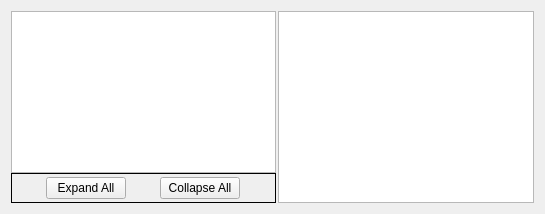
          <widget class="QWidget" name="traceAnalysisTab">
           <property name="sizePolicy">
            <sizepolicy hsizetype="Expanding" vsizetype="Expanding">
             <horstretch>0</horstretch>
             <verstretch>0</verstretch>
            </sizepolicy>
           </property>
           <attribute name="title">
            <string>Trace Analysis</string>
           </attribute>
           <attribute name="toolTip">
            <string>Information about collected traces</string>
           </attribute>
           <layout class="QGridLayout" name="gridLayout_5">
            <property name="horizontalSpacing">
             <number>2</number>
            </property>
            <item row="0" column="0">
             <layout class="QVBoxLayout" name="analysisSplitterLeft">
              <property name="spacing">
               <number>0</number>
              </property>
              <property name="leftMargin">
               <number>0</number>
              </property>
              <item>
               <widget class="analysisSelectablesTree" name="traceAnalysisTree">
                <property name="sizePolicy">
                 <sizepolicy hsizetype="Preferred" vsizetype="Expanding">
                  <horstretch>0</horstretch>
                  <verstretch>0</verstretch>
                 </sizepolicy>
                </property>
                <property name="minimumSize">
                 <size>
                  <width>265</width>
                  <height>0</height>
                 </size>
                </property>
                <property name="maximumSize">
                 <size>
                  <width>265</width>
                  <height>16777215</height>
                 </size>
                </property>
                <property name="baseSize">
                 <size>
                  <width>0</width>
                  <height>0</height>
                 </size>
                </property>
                <property name="sizeAdjustPolicy">
                 <enum>QAbstractScrollArea::AdjustToContents</enum>
                </property>
                <property name="editTriggers">
                 <set>QAbstractItemView::NoEditTriggers</set>
                </property>
                <property name="indentation">
                 <number>26</number>
                </property>
                <property name="columnCount">
                 <number>1</number>
                </property>
                <attribute name="headerVisible">
                 <bool>false</bool>
                </attribute>
                <attribute name="headerDefaultSectionSize">
                 <number>512</number>
                </attribute>
                <attribute name="headerMinimumSectionSize">
                 <number>256</number>
                </attribute>
                <column>
                 <property name="text">
                  <string notr="true">1</string>
                 </property>
                </column>
               </widget>
              </item>
              <item>
               <widget class="QFrame" name="horizontalFrame">
                <property name="sizePolicy">
                 <sizepolicy hsizetype="Fixed" vsizetype="Fixed">
                  <horstretch>0</horstretch>
                  <verstretch>0</verstretch>
                 </sizepolicy>
                </property>
                <property name="minimumSize">
                 <size>
                  <width>265</width>
                  <height>30</height>
                 </size>
                </property>
                <property name="maximumSize">
                 <size>
                  <width>16777215</width>
                  <height>30</height>
                 </size>
                </property>
                <property name="frameShape">
                 <enum>QFrame::Box</enum>
                </property>
                <layout class="QHBoxLayout" name="treeBtnsLayout">
                 <property name="spacing">
                  <number>0</number>
                 </property>
                 <property name="leftMargin">
                  <number>0</number>
                 </property>
                 <property name="topMargin">
                  <number>0</number>
                 </property>
                 <property name="rightMargin">
                  <number>0</number>
                 </property>
                 <property name="bottomMargin">
                  <number>0</number>
                 </property>
                 <item>
                  <widget class="QPushButton" name="expandAll">
                   <property name="sizePolicy">
                    <sizepolicy hsizetype="Fixed" vsizetype="Fixed">
                     <horstretch>0</horstretch>
                     <verstretch>0</verstretch>
                    </sizepolicy>
                   </property>
                   <property name="maximumSize">
                    <size>
                     <width>80</width>
                     <height>16777215</height>
                    </size>
                   </property>
                   <property name="font">
                    <font>
                     <pointsize>9</pointsize>
                    </font>
                   </property>
                   <property name="text">
                    <string>Expand All</string>
                   </property>
                  </widget>
                 </item>
                 <item>
                  <widget class="QPushButton" name="collapseAll">
                   <property name="sizePolicy">
                    <sizepolicy hsizetype="Fixed" vsizetype="Fixed">
                     <horstretch>0</horstretch>
                     <verstretch>0</verstretch>
                    </sizepolicy>
                   </property>
                   <property name="maximumSize">
                    <size>
                     <width>80</width>
                     <height>16777215</height>
                    </size>
                   </property>
                   <property name="font">
                    <font>
                     <pointsize>9</pointsize>
                    </font>
                   </property>
                   <property name="text">
                    <string>Collapse All</string>
                   </property>
                  </widget>
                 </item>
                </layout>
               </widget>
              </item>
             </layout>
            </item>
            <item row="0" column="1">
             <widget class="QPlainTextEdit" name="traceAnalysisTextBox">
              <property name="sizePolicy">
               <sizepolicy hsizetype="Expanding" vsizetype="Expanding">
                <horstretch>1</horstretch>
                <verstretch>0</verstretch>
               </sizepolicy>
              </property>
              <property name="minimumSize">
               <size>
                <width>0</width>
                <height>0</height>
               </size>
              </property>
              <property name="readOnly">
               <bool>true</bool>
              </property>
             </widget>
            </item>
           </layout>
          </widget>
